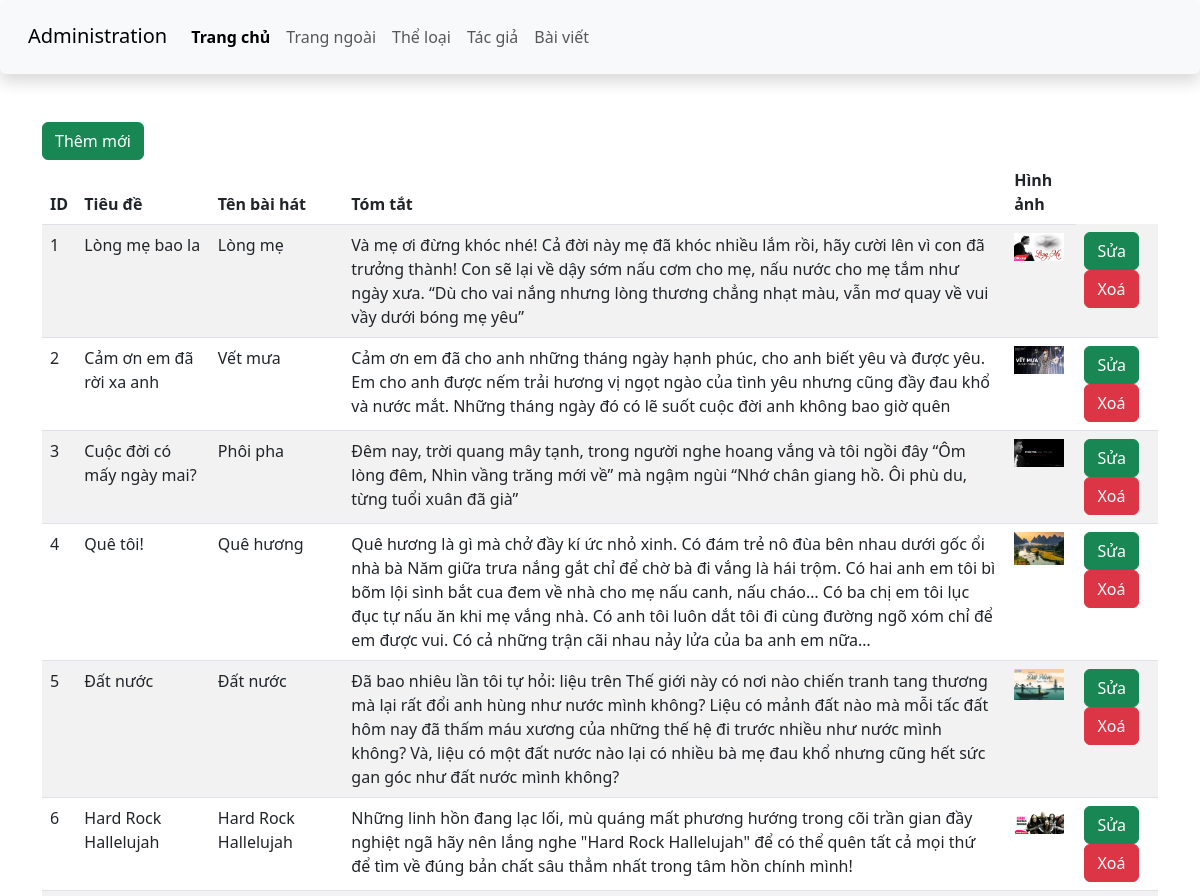
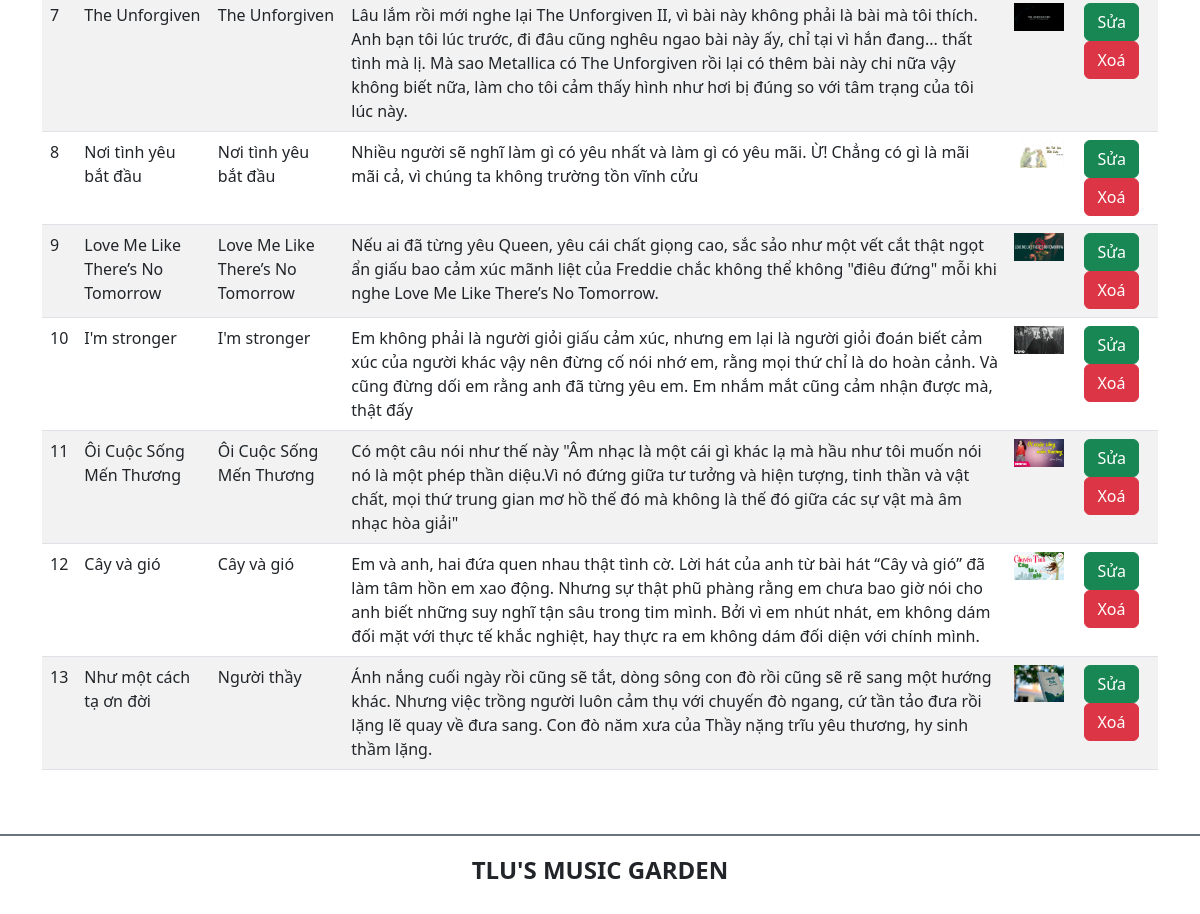
The page /admin/posts.php on the database its author committed (2 pictures, top to bottom).
### tables this page shows
CREATE TABLE `baiviet` (
  `ma_bviet` int(10) UNSIGNED NOT NULL,
  `tieude` varchar(200) NOT NULL,
  `ten_bhat` varchar(100) NOT NULL,
  `ma_tloai` int(10) UNSIGNED NOT NULL,
  `tomtat` text NOT NULL,
  `noidung` text DEFAULT NULL,
  `ma_tgia` int(10) UNSIGNED NOT NULL,
  `ngayviet` datetime NOT NULL DEFAULT current_timestamp(),
  `hinhanh` varchar(200) DEFAULT NULL
);

### admin/posts.php (the view)
<?php
include("hearder.php");
?>
<main class="container mt-5 mb-5">
    <div class="row">
        <div class="col-sm">
            <a href="add_posts.php" class="btn btn-success">Thêm mới</a>
            <?php
            $sql = "SELECT * FROM baiviet";
            $statement = $connection->prepare($sql);
            $statement->execute();
            $posts = $statement->fetchAll(PDO::FETCH_ASSOC);
            ?>
            <table class="table table-striped">
                <thead class="thead-dark">
                    <tr>
                        <th>ID</th>
                        <th>Tiêu đề</th>
                        <th>Tên bài hát</th>
                        <th>Tóm tắt</th>
                        <th>Hình ảnh</th>
                    </tr>
                </thead>
                <tbody>
                    <?php foreach ($posts as $post): ?>
                    <tr>
                        <td><?php echo $post['ma_bviet']; ?></td>
                        <td><?php echo $post['tieude']; ?></td>
                        <td><?php echo $post['ten_bhat']; ?></td>
                        <td><?php echo $post['tomtat']; ?></td>
                        <td><img src="uploads/<?php echo $post['hinhanh']; ?>"
                                alt="Hình ảnh của <?php echo $post['ten_bhat']; ?>" width="50"></td>
                        <td>
                            <a href="edit_posts.php?id=<?=$post['ma_bviet']?>" class="btn btn-success">Sửa</a>
                            <a href="delete_posts.php?id=<?php echo $post['ma_bviet']; ?>" class="btn btn-danger"
                                onclick="return confirm('Bạn có chắc chắn muốn xoá không?')">Xoá</a>
                        </td>
                    </tr>
                    <?php endforeach; ?>
                </tbody>
            </table>
        </div>
    </div>
</main>
<?php
@include("footer.php");
?>
</body>
</html>

### rows shown on the page
baiviet: ma_bviet "1", tieude "Lòng mẹ bao la", ten_bhat "Lòng mẹ", tomtat "Và mẹ ơi đừng khóc nhé! Cả đời này mẹ đã khóc nhiều lắm rồi, hãy cười lên vì con đã trưởng thành! Con sẽ lại về dậy sớm nấu cơm cho mẹ, nấu nước cho mẹ tắm như ngày xưa. “Dù cho vai nắng nhưng lòng thương chẳng nhạt màu, vẫn mơ quay về vui vầy dưới bóng mẹ yêu”", hinhanh (picture)
baiviet: ma_bviet "2", tieude "Cảm ơn em đã rời xa anh", ten_bhat "Vết mưa", tomtat "Cảm ơn em đã cho anh những tháng ngày hạnh phúc, cho anh biết yêu và được yêu. Em cho anh được nếm trải hương vị ngọt ngào của tình yêu nhưng cũng đầy đau khổ và nước mắt. Những tháng ngày đó có lẽ suốt cuộc đời anh không bao giờ quên", hinhanh (picture)
baiviet: ma_bviet "3", tieude "Cuộc đời có mấy ngày mai?", ten_bhat "Phôi pha", tomtat "Đêm nay, trời quang mây tạnh, trong người nghe hoang vắng và tôi ngồi đây “Ôm lòng đêm, Nhìn vầng trăng mới về” mà ngậm ngùi “Nhớ chân giang hồ. Ôi phù du, từng tuổi xuân đã già”", hinhanh (picture)
baiviet: ma_bviet "4", tieude "Quê tôi!", ten_bhat "Quê hương", tomtat "Quê hương là gì mà chở đầy kí ức nhỏ xinh. Có đám trẻ nô đùa bên nhau dưới gốc ổi nhà bà Năm giữa trưa nắng gắt chỉ để chờ bà đi vắng là hái trộm. Có hai anh em tôi bì bõm lội sình bắt cua đem về nhà cho mẹ nấu canh, nấu cháo… Có ba chị em tôi lục đục tự nấu ăn khi mẹ vắng nhà. Có anh tôi luôn dắt tôi đi cùng đường ngõ xóm chỉ để em được vui. Có cả những trận cãi nhau nảy lửa của ba anh em nữa…", hinhanh (picture)
baiviet: ma_bviet "5", tieude "Đất nước", ten_bhat "Đất nước", tomtat "Đã bao nhiêu lần tôi tự hỏi: liệu trên Thế giới này có nơi nào chiến tranh tang thương mà lại rất đổi anh hùng như nước mình không? Liệu có mảnh đất nào mà mỗi tấc đất hôm nay đã thấm máu xương của những thế hệ đi trước nhiều như nước mình không? Và, liệu có một đất nước nào lại có nhiều bà mẹ đau khổ nhưng cũng hết sức gan góc như đất nước mình không?", hinhanh (picture)
baiviet: ma_bviet "6", tieude "Hard Rock Hallelujah", ten_bhat "Hard Rock Hallelujah", tomtat "Những linh hồn đang lạc lối, mù quáng mất phương hướng trong cõi trần gian đầy nghiệt ngã hãy nên lắng nghe \"Hard Rock Hallelujah\" để có thể quên tất cả mọi thứ để tìm về đúng bản chất sâu thẳm nhất trong tâm hồn chính mình!", hinhanh (picture)
baiviet: ma_bviet "7", tieude "The Unforgiven", ten_bhat "The Unforgiven", tomtat "Lâu lắm rồi mới nghe lại The Unforgiven II, vì bài này không phải là bài mà tôi thích. Anh bạn tôi lúc trước, đi đâu cũng nghêu ngao bài này ấy, chỉ tại vì hắn đang... thất tình mà lị. Mà sao Metallica có The Unforgiven rồi lại có thêm bài này chi nữa vậy không biết nữa, làm cho tôi cảm thấy hình như hơi bị đúng so với tâm trạng của tôi lúc này.", hinhanh (picture)
baiviet: ma_bviet "8", tieude "Nơi tình yêu bắt đầu", ten_bhat "Nơi tình yêu bắt đầu", tomtat "Nhiều người sẽ nghĩ làm gì có yêu nhất và làm gì có yêu mãi. Ừ! Chẳng có gì là mãi mãi cả, vì chúng ta không trường tồn vĩnh cửu", hinhanh (picture)
baiviet: ma_bviet "9", tieude "Love Me Like There’s No Tomorrow", ten_bhat "Love Me Like There’s No Tomorrow", tomtat "Nếu ai đã từng yêu Queen, yêu cái chất giọng cao, sắc sảo như một vết cắt thật ngọt ẩn giấu bao cảm xúc mãnh liệt của Freddie chắc không thể không \"điêu đứng\" mỗi khi nghe Love Me Like There’s No Tomorrow.", hinhanh (picture)
baiviet: ma_bviet "10", tieude "I'm stronger", ten_bhat "I'm stronger", tomtat "Em không phải là người giỏi giấu cảm xúc, nhưng em lại là người giỏi đoán biết cảm xúc của người khác vậy nên đừng cố nói nhớ em, rằng mọi thứ chỉ là do hoàn cảnh. Và cũng đừng dối em rằng anh đã từng yêu em. Em nhắm mắt cũng cảm nhận được mà, thật đấy", hinhanh (picture)
baiviet: ma_bviet "11", tieude "Ôi Cuộc Sống Mến Thương", ten_bhat "Ôi Cuộc Sống Mến Thương", tomtat "Có một câu nói như thế này \"Âm nhạc là một cái gì khác lạ mà hầu như tôi muốn nói nó là một phép thần diệu.Vì nó đứng giữa tư tưởng và hiện tượng, tinh thần và vật chất, mọi thứ trung gian mơ hồ thế đó mà không là thế đó giữa các sự vật mà âm nhạc hòa giải\"", hinhanh (picture)
baiviet: ma_bviet "12", tieude "Cây và gió", ten_bhat "Cây và gió", tomtat "Em và anh, hai đứa quen nhau thật tình cờ. Lời hát của anh từ bài hát “Cây và gió” đã làm tâm hồn em xao động. Nhưng sự thật phũ phàng rằng em chưa bao giờ nói cho anh biết những suy nghĩ tận sâu trong tim mình. Bởi vì em nhút nhát, em không dám đối mặt với thực tế khắc nghiệt, hay thực ra em không dám đối diện với chính mình.", hinhanh (picture)
baiviet: ma_bviet "13", tieude "Như một cách tạ ơn đời", ten_bhat "Người thầy", tomtat "Ánh nắng cuối ngày rồi cũng sẽ tắt, dòng sông con đò rồi cũng sẽ rẽ sang một hướng khác. Nhưng việc trồng người luôn cảm thụ với chuyến đò ngang, cứ tần tảo đưa rồi lặng lẽ quay về đưa sang. Con đò năm xưa của Thầy nặng trĩu yêu thương, hy sinh thầm lặng.", hinhanh (picture)
